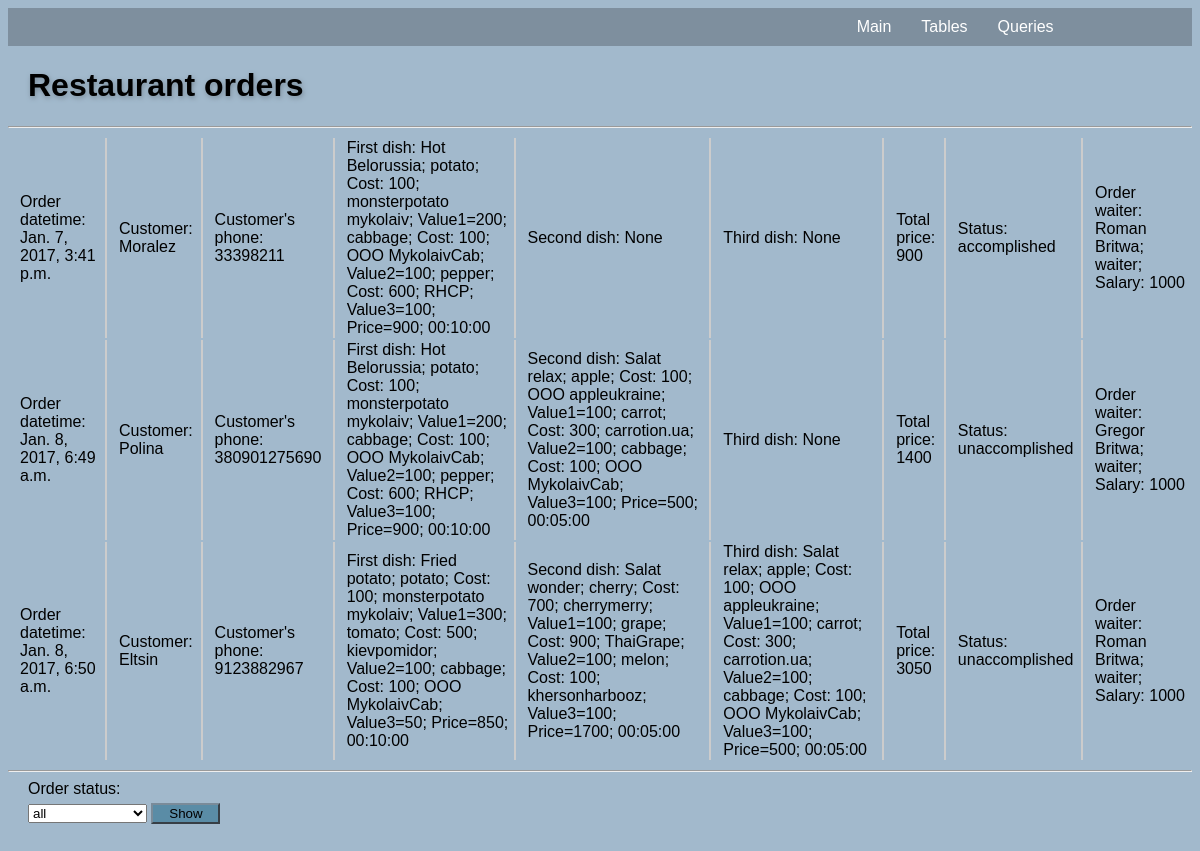
Screenshot of /tables/orderqueue with the database file from the repository.
### Tables/models.py (models this page shows, shortened)
class Order(models.Model):
    idorder = models.AutoField(primary_key=True)
    orderdatetime = models.DateTimeField("Order date and time",null=False)
    ordername = models.CharField("Customer",max_length=50, null=False)
    orderphone = models.IntegerField("Customer's phone", null=False)
    orderfirstdish = models.ForeignKey(Menu, related_name="%(app_label)s_%(class)s_firstrelated", verbose_name="First dish")
    orderseconddish = models.ForeignKey(Menu, related_name="%(app_label)s_%(class)s_secondrelated", null=True, blank=True, verbose_name="Second dish")
    orderthirddish = models.ForeignKey(Menu, related_name="%(app_label)s_%(class)s_thirdrelated", null=True, blank=True, verbose_name="Third dish")
    orderprice = models.IntegerField("Total price",null=False)
    ordercomplete = models.CharField("Status",max_length=50, null=False)
    orderworker = models.ForeignKey(Workers, null=True, verbose_name="Order waiter")

class Menu(models.Model):
    idmenu = models.AutoField(primary_key=True)
    menuname = models.CharField("Dish",max_length=50, null=False)
    idfirstitem = models.ForeignKey(Storage, related_name="%(app_label)s_%(class)s_firstitemrelated", verbose_name="First product")
    firstitemvalue = models.IntegerField("Value of the first",null=False)
    idsecondtitem = models.ForeignKey(Storage, related_name="%(app_label)s_%(class)s_seconditemrelated", verbose_name="Second product")
    seconditemvalue = models.IntegerField("Value of the second",null=False)
    idthirdtitem = models.ForeignKey(Storage, related_name="%(app_label)s_%(class)s_thirditemrelated", verbose_name="Third product")
    thirditemvalue = models.IntegerField("Value of the third",null=False)
    price = models.IntegerField("Price",null=False)
    cooktime = models.TimeField("Cook time",null=False)
    def __str__(self):
        return '%s; %s; Value1=%s; %s; Value2=%s; %s; Value3=%s; Price=%s; %s' % (self.menuname,self.idfirstitem, self.firstitemvalue, self.idsecondtitem, self.seconditemvalue, self.idthirdtitem, self.thirditemvalue, self.price, self.cooktime)

class Storage(models.Model):
    idstorage = models.AutoField(primary_key=True)
    itemname = models.CharField("Product",max_length=50, null=False)
    itemdate = models.DateField("Date of production",null=False)
    itemvalue = models.IntegerField("Value",null=False,default=100)
    itemtouse = models.DateField("Date to use",null=False)
    itemcost = models.IntegerField("Cost",null=False, default=100)
    itemprovider = models.CharField("Provider",null=False, max_length=50)
    def __str__(self):
        return '%s; Cost: %s; %s'%(self.itemname, self.itemcost, self.itemprovider)

class Workers(models.Model):
    idworker = models.AutoField(primary_key=True)
    workername = models.CharField("Worker",max_length=50, null=False)
    workerage = models.IntegerField("Age",default=20, null=False)
    workergender = models.CharField("Gender",max_length=10, null=False)
    workeraddress = models.CharField("Address",max_length=50, null=False)
    workerpass = models.CharField("Passport",max_length=70, null=False)
    workerjob = models.ForeignKey(Jobs, verbose_name="Job")
    def __str__(self):
        return '%s; %s'%(self.workername,self.workerjob)

class Jobs(models.Model):
    idjob = models.AutoField( primary_key=True)
    jobname = models.CharField("Job", max_length=20, null=False)
    jobsalary = models.IntegerField("Salary", null=False)
    jobtodo = models.CharField("What to do", max_length=45, null=False)
    jobrules = models.CharField("Rules", max_length=45, null=False)
    def __str__(self):
        return  '%s; Salary: %s' %(self.jobname, self.jobsalary)

### Tables/views.py (the view)
def orderqueue(request):
    simplerender = render(request, 'orderqueue.html', {'orders': Order.objects.all(), 'fields': Order._meta.get_fields()})
    if request.method == 'GET':
        orderby = str(request.GET.get('orderby'))
        if (orderby=='None' or orderby == 'all'):
            return simplerender
        return render(request, 'orderqueue.html',{'orders': Order.objects.all().filter(ordercomplete = orderby), 'fields': Order._meta.get_fields()})
    else:
        return simplerender

### templates/orderqueue.html (shortened to what this page needs)
<!DOCTYPE html>
<html lang="en">
<head>
    {% load static %}
    <link rel="stylesheet" href="{% static 'style.css' %}">
</head>
<body>
<header>
    <div class="nav">
      <ul class="menu">
        <li><a href=#>Queries</a>
    </li>
    <li><a href=#>Tables</a>
    </li>
    <li><a href="index">Main</a></li>
</ul>
    </div>
  </header>
<H1>Restaurant orders</H1><HR>
<table width=100%>
    {% for order in orders %}
        <tr>
            <td style="width:80px">Order datetime: {{order.orderdatetime}}</td>
            <td>Customer: {{order.ordername}}</td>
            <td>Customer's phone: {{order.orderphone}}</td>
            <td>First dish: {{order.orderfirstdish}}</td>
            <td>Second dish: {{order.orderseconddish}}</td>
            <td>Third dish: {{order.orderthirddish}}</td>
            <td>Total price: {{order.orderprice}}</td>
            <td>Status: {{order.ordercomplete}}</td>
            <td style="border-right: None; width:90px">Order waiter: {{order.orderworker}}</td>
        </tr>
    {% endfor %}
</table>
<hr>
<div style="width:100%;margin-left: 20px;">
    <label>Order status:</label><br>
<form method="GET" style="width:500px;display: inline-block; position: absolute;margin-top: 5px;">
    <select id="id_orderfirstdish" name="orderby" required="">
            <option>all</option>
    </select>
    <button type="submit">Show</button> </form>
</div>
</body>
</html>

### static/style.css (style rules this page uses)
body { background: #A2B9CC; font-family: 'Oswald', sans-serif; }
button { background-color: #5A8CA6; border-color: #7A8B99; width:69px; margin-bottom: 50px; }
h1 { text-shadow: 1px 2px 5px #7A8B99; font-size-adjust: auto; margin-left: 20px; }
header { margin: 0; padding: 0; background-color: rgba(122, 139, 153, 0.9); }
.nav ul { font-family: 'Oswald', sans-serif; display: block; margin:0; margin-right: 10%; padding: 0; list-style: none; }
.nav ul:after { display: block; content: ' '; clear: both; float: none; }
.nav ul.menu > li { float: right; padding-right:10px; position: relative; }
.nav ul.menu > li > a { display: block; padding: 10px; color: white; text-decoration: none; }
select { max-width:490px; }
td { border-right: 2px solid #ccc; margin-left: 20px; padding-right:5px; padding-left: 10px; }

### rows the page displays
Order: orderdatetime "Jan. 7, 2017, 3:41 p.m.", ordername "Moralez", orderphone "33398211", orderfirstdish "Hot Belorussia; potato; Cost: 100; monsterpotato mykolaiv; Value1=200; cabbage; Cost: 100; OOO MykolaivCab; Value2=100; pepper; Cost: 600; RHCP; Value3=100; Price=900; 00:10:00", orderseconddish "None", orderthirddish "None", orderprice "900", ordercomplete "accomplished", orderworker "Roman Britwa; waiter; Salary: 1000"
Order: orderdatetime "Jan. 8, 2017, 6:49 a.m.", ordername "Polina", orderphone "380901275690", orderfirstdish "Hot Belorussia; potato; Cost: 100; monsterpotato mykolaiv; Value1=200; cabbage; Cost: 100; OOO MykolaivCab; Value2=100; pepper; Cost: 600; RHCP; Value3=100; Price=900; 00:10:00", orderseconddish "Salat relax; apple; Cost: 100; OOO appleukraine; Value1=100; carrot; Cost: 300; carrotion.ua; Value2=100; cabbage; Cost: 100; OOO MykolaivCab; Value3=100; Price=500; 00:05:00", orderthirddish "None", orderprice "1400", ordercomplete "unaccomplished", orderworker "Gregor Britwa; waiter; Salary: 1000"
Order: orderdatetime "Jan. 8, 2017, 6:50 a.m.", ordername "Eltsin", orderphone "9123882967", orderfirstdish "Fried potato; potato; Cost: 100; monsterpotato mykolaiv; Value1=300; tomato; Cost: 500; kievpomidor; Value2=100; cabbage; Cost: 100; OOO MykolaivCab; Value3=50; Price=850; 00:10:00", orderseconddish "Salat wonder; cherry; Cost: 700; cherrymerry; Value1=100; grape; Cost: 900; ThaiGrape; Value2=100; melon; Cost: 100; khersonharbooz; Value3=100; Price=1700; 00:05:00", orderthirddish "Salat relax; apple; Cost: 100; OOO appleukraine; Value1=100; carrot; Cost: 300; carrotion.ua; Value2=100; cabbage; Cost: 100; OOO MykolaivCab; Value3=100; Price=500; 00:05:00", orderprice "3050", ordercomplete "unaccomplished", orderworker "Roman Britwa; waiter; Salary: 1000"
